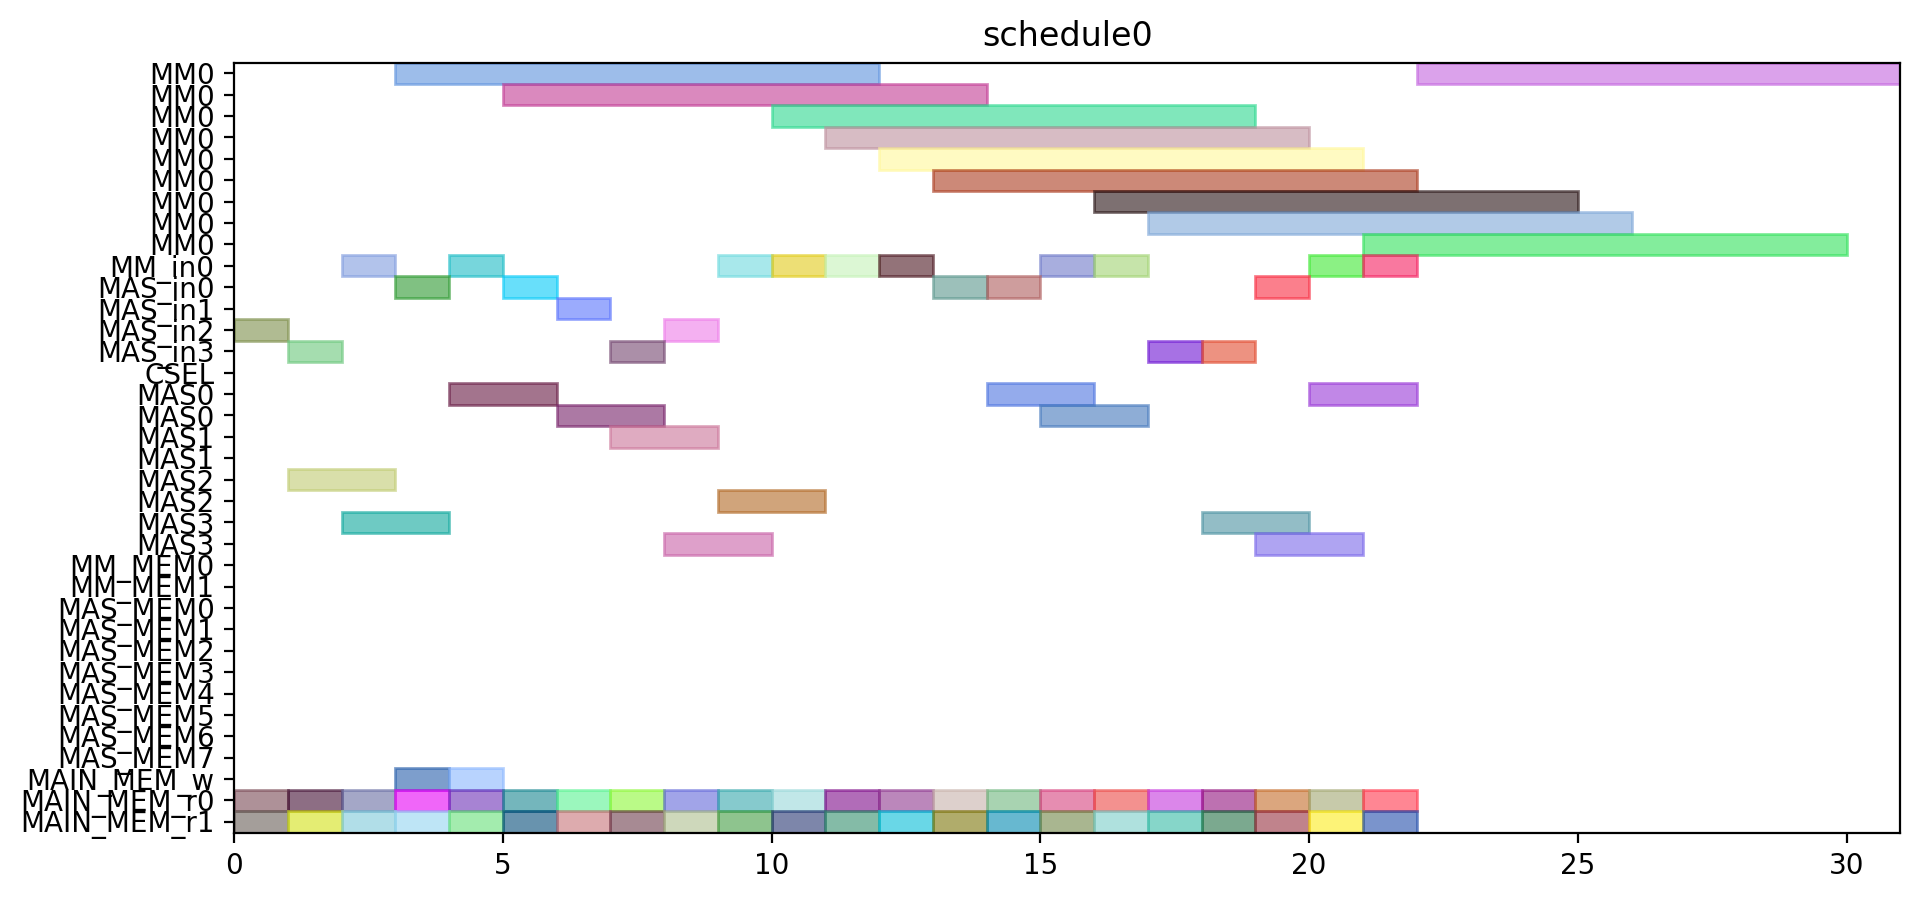

This figure's Python source:
from pyschedule import Scenario, solvers, plotters, alt


def solve():
	horizon = 120
	S = Scenario("schedule0", horizon=horizon)

	# resource
	MM = S.Resources('MM', num=1, size=9)
	MM_in = S.Resources('MM_in', num=1)
	MAS_in = S.Resources('MAS_in', num=4)
	CSEL = S.Resource('CSEL')
	MAS = S.Resources('MAS', num=4, size=2, periods=range(1, horizon))
	MM_MEM = S.Resources('MM_MEM', num=2)
	MAS_MEM = S.Resources('MAS_MEM', num=8)
	MAIN_MEM_w = S.Resource('MAIN_MEM_w', size=1)
	MAIN_MEM_r = S.Resources('MAIN_MEM_r', num=2)

	# result of previous scheduling

	# new tasks
	c10_t0 = S.Task('c10_t0', length=9, delay_cost=1)
	c10_t0 += alt(MM)
	c10_t0_in = S.Task('c10_t0_in', length=1, delay_cost=1)
	c10_t0_in += alt(MM_in)
	S += c10_t0_in*MM_in[0]<=c10_t0*MM[0]
	c10_t0_mem0 = S.Task('c10_t0_mem0', length=1, delay_cost=1)
	c10_t0_mem0 += MAIN_MEM_r[0]
	S += c10_t0_mem0 <= c10_t0

	c10_t0_mem1 = S.Task('c10_t0_mem1', length=1, delay_cost=1)
	c10_t0_mem1 += MAIN_MEM_r[1]
	S += c10_t0_mem1 <= c10_t0

	c10_t1 = S.Task('c10_t1', length=9, delay_cost=1)
	c10_t1 += alt(MM)
	c10_t1_in = S.Task('c10_t1_in', length=1, delay_cost=1)
	c10_t1_in += alt(MM_in)
	S += c10_t1_in*MM_in[0]<=c10_t1*MM[0]
	c10_t1_mem0 = S.Task('c10_t1_mem0', length=1, delay_cost=1)
	c10_t1_mem0 += MAIN_MEM_r[0]
	S += c10_t1_mem0 <= c10_t1

	c10_t1_mem1 = S.Task('c10_t1_mem1', length=1, delay_cost=1)
	c10_t1_mem1 += MAIN_MEM_r[1]
	S += c10_t1_mem1 <= c10_t1

	c10_t2 = S.Task('c10_t2', length=2, delay_cost=1)
	c10_t2 += alt(MAS)
	c10_t2_in = S.Task('c10_t2_in', length=1, delay_cost=1)
	c10_t2_in += alt(MAS_in)
	S += c10_t2_in*MAS_in[0]<=c10_t2*MAS[0]

	S += c10_t2_in*MAS_in[1]<=c10_t2*MAS[1]

	S += c10_t2_in*MAS_in[2]<=c10_t2*MAS[2]

	S += c10_t2_in*MAS_in[3]<=c10_t2*MAS[3]

	c10_t2_mem0 = S.Task('c10_t2_mem0', length=1, delay_cost=1)
	c10_t2_mem0 += MAIN_MEM_r[0]
	S += c10_t2_mem0 <= c10_t2

	c10_t2_mem1 = S.Task('c10_t2_mem1', length=1, delay_cost=1)
	c10_t2_mem1 += MAIN_MEM_r[1]
	S += c10_t2_mem1 <= c10_t2

	c10_t3 = S.Task('c10_t3', length=2, delay_cost=1)
	c10_t3 += alt(MAS)
	c10_t3_in = S.Task('c10_t3_in', length=1, delay_cost=1)
	c10_t3_in += alt(MAS_in)
	S += c10_t3_in*MAS_in[0]<=c10_t3*MAS[0]

	S += c10_t3_in*MAS_in[1]<=c10_t3*MAS[1]

	S += c10_t3_in*MAS_in[2]<=c10_t3*MAS[2]

	S += c10_t3_in*MAS_in[3]<=c10_t3*MAS[3]

	c10_t3_mem0 = S.Task('c10_t3_mem0', length=1, delay_cost=1)
	c10_t3_mem0 += MAIN_MEM_r[0]
	S += c10_t3_mem0 <= c10_t3

	c10_t3_mem1 = S.Task('c10_t3_mem1', length=1, delay_cost=1)
	c10_t3_mem1 += MAIN_MEM_r[1]
	S += c10_t3_mem1 <= c10_t3

	c20_t0 = S.Task('c20_t0', length=9, delay_cost=1)
	c20_t0 += alt(MM)
	c20_t0_in = S.Task('c20_t0_in', length=1, delay_cost=1)
	c20_t0_in += alt(MM_in)
	S += c20_t0_in*MM_in[0]<=c20_t0*MM[0]
	c20_t0_mem0 = S.Task('c20_t0_mem0', length=1, delay_cost=1)
	c20_t0_mem0 += MAIN_MEM_r[0]
	S += c20_t0_mem0 <= c20_t0

	c20_t0_mem1 = S.Task('c20_t0_mem1', length=1, delay_cost=1)
	c20_t0_mem1 += MAIN_MEM_r[1]
	S += c20_t0_mem1 <= c20_t0

	c20_t1 = S.Task('c20_t1', length=9, delay_cost=1)
	c20_t1 += alt(MM)
	c20_t1_in = S.Task('c20_t1_in', length=1, delay_cost=1)
	c20_t1_in += alt(MM_in)
	S += c20_t1_in*MM_in[0]<=c20_t1*MM[0]
	c20_t1_mem0 = S.Task('c20_t1_mem0', length=1, delay_cost=1)
	c20_t1_mem0 += MAIN_MEM_r[0]
	S += c20_t1_mem0 <= c20_t1

	c20_t1_mem1 = S.Task('c20_t1_mem1', length=1, delay_cost=1)
	c20_t1_mem1 += MAIN_MEM_r[1]
	S += c20_t1_mem1 <= c20_t1

	c20_t2 = S.Task('c20_t2', length=2, delay_cost=1)
	c20_t2 += alt(MAS)
	c20_t2_in = S.Task('c20_t2_in', length=1, delay_cost=1)
	c20_t2_in += alt(MAS_in)
	S += c20_t2_in*MAS_in[0]<=c20_t2*MAS[0]

	S += c20_t2_in*MAS_in[1]<=c20_t2*MAS[1]

	S += c20_t2_in*MAS_in[2]<=c20_t2*MAS[2]

	S += c20_t2_in*MAS_in[3]<=c20_t2*MAS[3]

	c20_t2_mem0 = S.Task('c20_t2_mem0', length=1, delay_cost=1)
	c20_t2_mem0 += MAIN_MEM_r[0]
	S += c20_t2_mem0 <= c20_t2

	c20_t2_mem1 = S.Task('c20_t2_mem1', length=1, delay_cost=1)
	c20_t2_mem1 += MAIN_MEM_r[1]
	S += c20_t2_mem1 <= c20_t2

	c20_t3 = S.Task('c20_t3', length=2, delay_cost=1)
	c20_t3 += alt(MAS)
	c20_t3_in = S.Task('c20_t3_in', length=1, delay_cost=1)
	c20_t3_in += alt(MAS_in)
	S += c20_t3_in*MAS_in[0]<=c20_t3*MAS[0]

	S += c20_t3_in*MAS_in[1]<=c20_t3*MAS[1]

	S += c20_t3_in*MAS_in[2]<=c20_t3*MAS[2]

	S += c20_t3_in*MAS_in[3]<=c20_t3*MAS[3]

	c20_t3_mem0 = S.Task('c20_t3_mem0', length=1, delay_cost=1)
	c20_t3_mem0 += MAIN_MEM_r[0]
	S += c20_t3_mem0 <= c20_t3

	c20_t3_mem1 = S.Task('c20_t3_mem1', length=1, delay_cost=1)
	c20_t3_mem1 += MAIN_MEM_r[1]
	S += c20_t3_mem1 <= c20_t3

	c01_t0 = S.Task('c01_t0', length=9, delay_cost=1)
	c01_t0 += alt(MM)
	c01_t0_in = S.Task('c01_t0_in', length=1, delay_cost=1)
	c01_t0_in += alt(MM_in)
	S += c01_t0_in*MM_in[0]<=c01_t0*MM[0]
	c01_t0_mem0 = S.Task('c01_t0_mem0', length=1, delay_cost=1)
	c01_t0_mem0 += MAIN_MEM_r[0]
	S += c01_t0_mem0 <= c01_t0

	c01_t0_mem1 = S.Task('c01_t0_mem1', length=1, delay_cost=1)
	c01_t0_mem1 += MAIN_MEM_r[1]
	S += c01_t0_mem1 <= c01_t0

	c01_t1 = S.Task('c01_t1', length=9, delay_cost=1)
	c01_t1 += alt(MM)
	c01_t1_in = S.Task('c01_t1_in', length=1, delay_cost=1)
	c01_t1_in += alt(MM_in)
	S += c01_t1_in*MM_in[0]<=c01_t1*MM[0]
	c01_t1_mem0 = S.Task('c01_t1_mem0', length=1, delay_cost=1)
	c01_t1_mem0 += MAIN_MEM_r[0]
	S += c01_t1_mem0 <= c01_t1

	c01_t1_mem1 = S.Task('c01_t1_mem1', length=1, delay_cost=1)
	c01_t1_mem1 += MAIN_MEM_r[1]
	S += c01_t1_mem1 <= c01_t1

	c01_t2 = S.Task('c01_t2', length=2, delay_cost=1)
	c01_t2 += alt(MAS)
	c01_t2_in = S.Task('c01_t2_in', length=1, delay_cost=1)
	c01_t2_in += alt(MAS_in)
	S += c01_t2_in*MAS_in[0]<=c01_t2*MAS[0]

	S += c01_t2_in*MAS_in[1]<=c01_t2*MAS[1]

	S += c01_t2_in*MAS_in[2]<=c01_t2*MAS[2]

	S += c01_t2_in*MAS_in[3]<=c01_t2*MAS[3]

	c01_t2_mem0 = S.Task('c01_t2_mem0', length=1, delay_cost=1)
	c01_t2_mem0 += MAIN_MEM_r[0]
	S += c01_t2_mem0 <= c01_t2

	c01_t2_mem1 = S.Task('c01_t2_mem1', length=1, delay_cost=1)
	c01_t2_mem1 += MAIN_MEM_r[1]
	S += c01_t2_mem1 <= c01_t2

	c01_t3 = S.Task('c01_t3', length=2, delay_cost=1)
	c01_t3 += alt(MAS)
	c01_t3_in = S.Task('c01_t3_in', length=1, delay_cost=1)
	c01_t3_in += alt(MAS_in)
	S += c01_t3_in*MAS_in[0]<=c01_t3*MAS[0]

	S += c01_t3_in*MAS_in[1]<=c01_t3*MAS[1]

	S += c01_t3_in*MAS_in[2]<=c01_t3*MAS[2]

	S += c01_t3_in*MAS_in[3]<=c01_t3*MAS[3]

	c01_t3_mem0 = S.Task('c01_t3_mem0', length=1, delay_cost=1)
	c01_t3_mem0 += MAIN_MEM_r[0]
	S += c01_t3_mem0 <= c01_t3

	c01_t3_mem1 = S.Task('c01_t3_mem1', length=1, delay_cost=1)
	c01_t3_mem1 += MAIN_MEM_r[1]
	S += c01_t3_mem1 <= c01_t3

	c11_t0 = S.Task('c11_t0', length=9, delay_cost=1)
	c11_t0 += alt(MM)
	c11_t0_in = S.Task('c11_t0_in', length=1, delay_cost=1)
	c11_t0_in += alt(MM_in)
	S += c11_t0_in*MM_in[0]<=c11_t0*MM[0]
	c11_t0_mem0 = S.Task('c11_t0_mem0', length=1, delay_cost=1)
	c11_t0_mem0 += MAIN_MEM_r[0]
	S += c11_t0_mem0 <= c11_t0

	c11_t0_mem1 = S.Task('c11_t0_mem1', length=1, delay_cost=1)
	c11_t0_mem1 += MAIN_MEM_r[1]
	S += c11_t0_mem1 <= c11_t0

	c11_t1 = S.Task('c11_t1', length=9, delay_cost=1)
	c11_t1 += alt(MM)
	c11_t1_in = S.Task('c11_t1_in', length=1, delay_cost=1)
	c11_t1_in += alt(MM_in)
	S += c11_t1_in*MM_in[0]<=c11_t1*MM[0]
	c11_t1_mem0 = S.Task('c11_t1_mem0', length=1, delay_cost=1)
	c11_t1_mem0 += MAIN_MEM_r[0]
	S += c11_t1_mem0 <= c11_t1

	c11_t1_mem1 = S.Task('c11_t1_mem1', length=1, delay_cost=1)
	c11_t1_mem1 += MAIN_MEM_r[1]
	S += c11_t1_mem1 <= c11_t1

	c11_t2 = S.Task('c11_t2', length=2, delay_cost=1)
	c11_t2 += alt(MAS)
	c11_t2_in = S.Task('c11_t2_in', length=1, delay_cost=1)
	c11_t2_in += alt(MAS_in)
	S += c11_t2_in*MAS_in[0]<=c11_t2*MAS[0]

	S += c11_t2_in*MAS_in[1]<=c11_t2*MAS[1]

	S += c11_t2_in*MAS_in[2]<=c11_t2*MAS[2]

	S += c11_t2_in*MAS_in[3]<=c11_t2*MAS[3]

	c11_t2_mem0 = S.Task('c11_t2_mem0', length=1, delay_cost=1)
	c11_t2_mem0 += MAIN_MEM_r[0]
	S += c11_t2_mem0 <= c11_t2

	c11_t2_mem1 = S.Task('c11_t2_mem1', length=1, delay_cost=1)
	c11_t2_mem1 += MAIN_MEM_r[1]
	S += c11_t2_mem1 <= c11_t2

	c11_t3 = S.Task('c11_t3', length=2, delay_cost=1)
	c11_t3 += alt(MAS)
	c11_t3_in = S.Task('c11_t3_in', length=1, delay_cost=1)
	c11_t3_in += alt(MAS_in)
	S += c11_t3_in*MAS_in[0]<=c11_t3*MAS[0]

	S += c11_t3_in*MAS_in[1]<=c11_t3*MAS[1]

	S += c11_t3_in*MAS_in[2]<=c11_t3*MAS[2]

	S += c11_t3_in*MAS_in[3]<=c11_t3*MAS[3]

	c11_t3_mem0 = S.Task('c11_t3_mem0', length=1, delay_cost=1)
	c11_t3_mem0 += MAIN_MEM_r[0]
	S += c11_t3_mem0 <= c11_t3

	c11_t3_mem1 = S.Task('c11_t3_mem1', length=1, delay_cost=1)
	c11_t3_mem1 += MAIN_MEM_r[1]
	S += c11_t3_mem1 <= c11_t3

	c21_t0 = S.Task('c21_t0', length=9, delay_cost=1)
	c21_t0 += alt(MM)
	c21_t0_in = S.Task('c21_t0_in', length=1, delay_cost=1)
	c21_t0_in += alt(MM_in)
	S += c21_t0_in*MM_in[0]<=c21_t0*MM[0]
	c21_t0_mem0 = S.Task('c21_t0_mem0', length=1, delay_cost=1)
	c21_t0_mem0 += MAIN_MEM_r[0]
	S += c21_t0_mem0 <= c21_t0

	c21_t0_mem1 = S.Task('c21_t0_mem1', length=1, delay_cost=1)
	c21_t0_mem1 += MAIN_MEM_r[1]
	S += c21_t0_mem1 <= c21_t0

	c21_t1 = S.Task('c21_t1', length=9, delay_cost=1)
	c21_t1 += alt(MM)
	c21_t1_in = S.Task('c21_t1_in', length=1, delay_cost=1)
	c21_t1_in += alt(MM_in)
	S += c21_t1_in*MM_in[0]<=c21_t1*MM[0]
	c21_t1_mem0 = S.Task('c21_t1_mem0', length=1, delay_cost=1)
	c21_t1_mem0 += MAIN_MEM_r[0]
	S += c21_t1_mem0 <= c21_t1

	c21_t1_mem1 = S.Task('c21_t1_mem1', length=1, delay_cost=1)
	c21_t1_mem1 += MAIN_MEM_r[1]
	S += c21_t1_mem1 <= c21_t1

	c21_t2 = S.Task('c21_t2', length=2, delay_cost=1)
	c21_t2 += alt(MAS)
	c21_t2_in = S.Task('c21_t2_in', length=1, delay_cost=1)
	c21_t2_in += alt(MAS_in)
	S += c21_t2_in*MAS_in[0]<=c21_t2*MAS[0]

	S += c21_t2_in*MAS_in[1]<=c21_t2*MAS[1]

	S += c21_t2_in*MAS_in[2]<=c21_t2*MAS[2]

	S += c21_t2_in*MAS_in[3]<=c21_t2*MAS[3]

	c21_t2_mem0 = S.Task('c21_t2_mem0', length=1, delay_cost=1)
	c21_t2_mem0 += MAIN_MEM_r[0]
	S += c21_t2_mem0 <= c21_t2

	c21_t2_mem1 = S.Task('c21_t2_mem1', length=1, delay_cost=1)
	c21_t2_mem1 += MAIN_MEM_r[1]
	S += c21_t2_mem1 <= c21_t2

	c21_t3 = S.Task('c21_t3', length=2, delay_cost=1)
	c21_t3 += alt(MAS)
	c21_t3_in = S.Task('c21_t3_in', length=1, delay_cost=1)
	c21_t3_in += alt(MAS_in)
	S += c21_t3_in*MAS_in[0]<=c21_t3*MAS[0]

	S += c21_t3_in*MAS_in[1]<=c21_t3*MAS[1]

	S += c21_t3_in*MAS_in[2]<=c21_t3*MAS[2]

	S += c21_t3_in*MAS_in[3]<=c21_t3*MAS[3]

	c21_t3_mem0 = S.Task('c21_t3_mem0', length=1, delay_cost=1)
	c21_t3_mem0 += MAIN_MEM_r[0]
	S += c21_t3_mem0 <= c21_t3

	c21_t3_mem1 = S.Task('c21_t3_mem1', length=1, delay_cost=1)
	c21_t3_mem1 += MAIN_MEM_r[1]
	S += c21_t3_mem1 <= c21_t3

	c000 = S.Task('c000', length=2, delay_cost=1)
	c000 += alt(MAS)
	c000_in = S.Task('c000_in', length=1, delay_cost=1)
	c000_in += alt(MAS_in)
	S += c000_in*MAS_in[0]<=c000*MAS[0]

	S += c000_in*MAS_in[1]<=c000*MAS[1]

	S += c000_in*MAS_in[2]<=c000*MAS[2]

	S += c000_in*MAS_in[3]<=c000*MAS[3]

	S += 0<c000

	c000_w = S.Task('c000_w', length=1, delay_cost=1)
	c000_w += alt(MAIN_MEM_w)
	S += c000 <= c000_w

	c000_mem0 = S.Task('c000_mem0', length=1, delay_cost=1)
	c000_mem0 += MAIN_MEM_r[0]
	S += c000_mem0 <= c000

	c000_mem1 = S.Task('c000_mem1', length=1, delay_cost=1)
	c000_mem1 += MAIN_MEM_r[1]
	S += c000_mem1 <= c000

	c001 = S.Task('c001', length=2, delay_cost=1)
	c001 += alt(MAS)
	c001_in = S.Task('c001_in', length=1, delay_cost=1)
	c001_in += alt(MAS_in)
	S += c001_in*MAS_in[0]<=c001*MAS[0]

	S += c001_in*MAS_in[1]<=c001*MAS[1]

	S += c001_in*MAS_in[2]<=c001*MAS[2]

	S += c001_in*MAS_in[3]<=c001*MAS[3]

	S += 0<c001

	c001_w = S.Task('c001_w', length=1, delay_cost=1)
	c001_w += alt(MAIN_MEM_w)
	S += c001 <= c001_w

	c001_mem0 = S.Task('c001_mem0', length=1, delay_cost=1)
	c001_mem0 += MAIN_MEM_r[0]
	S += c001_mem0 <= c001

	c001_mem1 = S.Task('c001_mem1', length=1, delay_cost=1)
	c001_mem1 += MAIN_MEM_r[1]
	S += c001_mem1 <= c001

	solvers.mip.solve(S,msg=1,kind='CPLEX',ratio_gap=1.01)

	solution = [['hoge']*len(S.solution()[1]) for i in range(len(S.solution()))]
	for i in range(len(S.solution())):
		for j in range(len(S.solution()[i])):
			solution[i][j]=str(S.solution()[i][j])
	print(solution)

	cycles = int(solution[-1][3])

	pic_file_name = "/home/mfukuda/ABE/multiRAM_multiMAS_16mux/scheduling_result/stage9MM1_stage2MAS4/FROB/schedule0.png"
	if(S.solution() != []):
		plotters.matplotlib.plot(S,img_filename=pic_file_name, show_task_labels=False, fig_size=(cycles*0.25+3, 5))

	return solution
